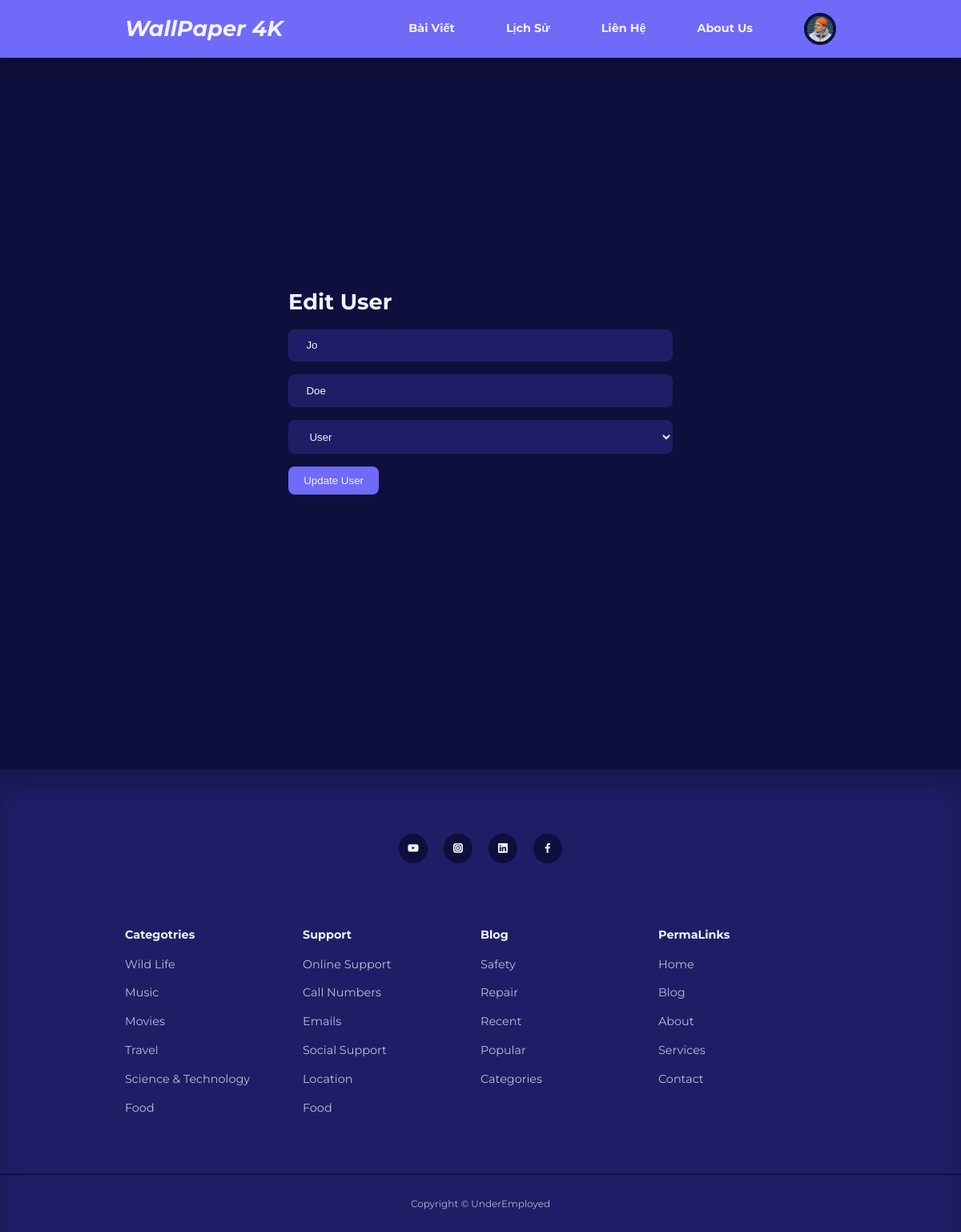
The app's page /admin/edit-user.php?id=6 (signed in) with its own data.
### tables this page shows
CREATE TABLE IF NOT EXISTS `users` (
  `id` int UNSIGNED NOT NULL AUTO_INCREMENT,
  `firstname` varchar(50) NOT NULL,
  `lastname` varchar(50) NOT NULL,
  `full_name` varchar(100) NOT NULL,
  `username` varchar(50) NOT NULL,
  `email` varchar(100) NOT NULL,
  `password` varchar(255) NOT NULL,
  `avatar` varchar(255) NOT NULL,
  `is_admin` tinyint(1) NOT NULL,
  PRIMARY KEY (`id`)
);

### admin/partials/header.php (called while the page is built, shortened)
<?php
require '../partials/header.php';
?>

### admin/edit-user.php (the view, shortened to what this page needs)
<?php
include "partials/header.php";
if (isset($_GET['id'])) {
    $id = filter_var($_GET['id'], FILTER_SANITIZE_NUMBER_INT);
    $query = "SELECT firstname, lastname, is_admin FROM users WHERE id = :id";
    $stmt = $connection->prepare($query);
    $stmt->execute([':id' => $id]);
    $user = $stmt->fetch(PDO::FETCH_ASSOC);
} else {
    header('location: ' . ROOT_URL . 'admin/manage-users.php');
}
?>
<section class="form__section">
    <div class="container form__section-container">
        <h2>Edit User</h2>
        <form action="<?= ROOT_URL ?>admin/edit-user-logic.php" enctype="multipart/form-data" method="POST">
            <input type="text" name="firstname" value="<?= $user['firstname'] ?>" placeholder="First Name">
            <input type="text" name="lastname" value="<?= $user['lastname'] ?>" placeholder="Last Name">
            <select name="userrole">
                <option <?= !$user['is_admin'] ? 'selected' : '' ?> value="0">User</option>
            </select>
            <button type="submit" name="submit" class="btn">Update User</button>
        </form>
    </div>
</section>
<?php
include "../partials/footer.php";
?>

### partials/header.php (shortened to what this page needs)
<?php
require 'config/database.php';
if (isset($_SESSION['user-id'])) {
    $id = filter_var($_SESSION['user-id'], FILTER_SANITIZE_NUMBER_INT);
    $query = "SELECT avatar FROM users WHERE id = :id";
    $stmt = $connection->prepare($query);
    $stmt->bindParam(':id', $id, PDO::PARAM_INT);
    $stmt->execute();
    $avatar = $stmt->fetch(PDO::FETCH_ASSOC);
}
?>
<!DOCTYPE HTML>
<html lang="en">
<head>
    <link rel="stylesheet" href="<?= ROOT_URL ?>css/style.css">
    <link rel="stylesheet" href="https://unicons.iconscout.com/release/v4.0.8/css/line.css">
</head>
<body>
    <nav>
        <div class="container nav__container">
            <a href="<?= ROOT_URL ?>index.php" class="nav__logo"><h2 style="font-style: oblique;">WallPaper 4K</h3></a>
            <ul class="nav__items">
                <li><a href="<?= ROOT_URL ?>blog.php" class="nav-bar-tilte-hover">Bài Viết</a></li>
                <li><a href="<?= ROOT_URL ?>services.php" class="nav-bar-tilte-hover">Lịch Sử</a></li>
                <li><a href="<?= ROOT_URL ?>contact.php" class="nav-bar-tilte-hover">Liên Hệ</a></li>
                <li><a href="<?= ROOT_URL ?>about.php" class="nav-bar-tilte-hover">About Us</a></li>
                <?php if (isset($_SESSION['user-id'])) : ?>
                <li class="nav__profile">
                    <div class="avatar">
                        <img src="<?= ROOT_URL . 'images/' . $avatar['avatar'] ?>">
                    </div>
                </li>
                <?php else : ?>
                    <li><a href="<?= ROOT_URL ?>signin.php" class="nav-bar-tilte-hover">Đăng Nhập</a></li>
                <?php endif ?>
            </ul>
        </div>
    </nav>

### css/style.css (style rules this page uses)
:root { --color-primary: #6f6af8; --color-primary-light: hsl(242, 91%, 69%, 18%); --color-primary-variant: #5854c7; --color-red: #da0f3f; --color-red-light: hsl(346, 87%, 46%, 15%); --color-green: #00c476; --color-green-light: hsl(156, 100%, 38%, 15%); --color-gray-900: #1e1e66; --color-gray-700: #2d2b7c; --color-gray-300: rgba(242, 242, 254, 0.3); --color-gray-200: rgba(242, 242, 254, 0.7); --color-white: #f2f2fe; --color-bg: #0f0f3e; --transition: all 300ms ease; --container-width-lg: 74%; --container-width-md: 88%; --form-width: 40%; --card-border-radius-1: 0.3rem; --card-border-radius-2: 0.5rem; --card-border-radius-3: 0.8rem; --card-border-radius-4: 2rem; --card-border-radius-5: 5rem; }
* { margin: 0; padding: 0; outline: 0; border: 0; appearance: 0; list-style: none; text-decoration: none; box-sizing: border-box; }
body { font-family: "Montserrat", sans-serif; line-height: 1.6; color: var(--color-gray-200); overflow-x: hidden; background: var(--color-bg); font-size: 0.9rem; }
.container { width: var(--container-width-lg); max-width: 1800px; margin-inline: auto; }
section { margin-top: 3rem; width: 100vw; }
h1, h2, h3, h4, h5 { color: var(--color-white); line-height: 1.3; }
h2 { font-size: 1.7rem; margin: 1rem 0; }
a { color: var(--color-white); }
img { display: block; width: 100%; object-fit: cover; height: 100%; }
nav { background: var(--color-primary); width: 100vw; height: 4.5rem; position: fixed; top: 0; z-index: 10; box-shadow: 0 1rem 1rem rgba(0, 0, 0, 0.2); }
.nav__container { height: 100%; display: flex; align-items: center; justify-content: space-between; }
.avatar { width: 2.5rem; height: 2.5rem; border-radius: 50%; overflow: hidden; border: 0.3rem solid var(--color-bg); }
.nav__logo { font-weight: 600; font-size: 1.2rem; }
.nav__items { display: flex; align-items: center; gap: 4rem; font-weight: bold; }
.nav__profile { position: relative; cursor: pointer; }
.btn { display: inline-block; width: fit-content; padding: 0.6rem 1.2rem; background-color: var(--color-primary); border-radius: var(--card-border-radius-2); cursor: pointer; transition: var(--transition); color: var(--color-white); }
.form__section { display: grid; place-items: center; height: 100vh; margin: 5rem 0; }
.form__section-container { width: var(--form-width); }
form { display: flex; flex-direction: column; gap: 1rem; }
input, textarea, select { padding: 0.8rem 1.4rem; background-color: var(--color-gray-900); border-radius: var(--card-border-radius-2); resize: none; color: var(--color-white); }

### partials/header.php (style rules this page uses)
.nav-bar-tilte-hover { display: inline-block; transition: transform 0.3s ease; }

### records on screen
users: avatar (picture)
users: firstname "Jo", lastname "Doe", userrole "User"
